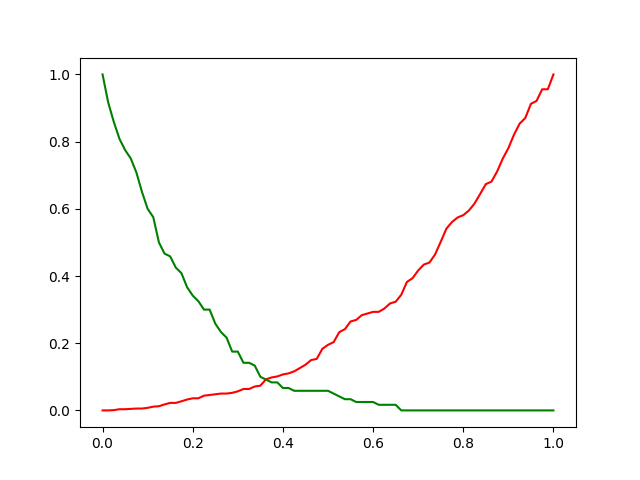

Reproduce this figure in Python.
import numpy as np
import matplotlib.pyplot as plt
import pandas as pd

def min_max(arr):
    min = arr[0]
    max = arr[0]

    for num in arr:
        if num < min:
            min = num
        elif num > max:
            max = num
    return min, max

def normalize(arr):
    min, max = min_max(arr)

    res = []
    for num in arr:
        res.append((num - min) / (max - min))

    return res


matched_scores_arr = np.loadtxt('similarity_matched.txt')
mismatched_scores_arr = np.loadtxt('similarity_mismatched.txt')

x_frr = []
y_frr = []

cp = len(matched_scores_arr) 

for x in range(20, 101):
    fn = 0
    for score in matched_scores_arr:
        if score < x:
            fn += 1

    tp = cp - fn
    fnr = fn / cp

    frr = fnr * fn / (tp + fn)
    x_frr.append(x)
    y_frr.append(frr)

#plt.plot(x_frr, y_frr, 'r')
#plt.show()

x_far = []
y_far = []

cn = len(mismatched_scores_arr)

for x in range(-100, -19):
    fp = 0
    for score in mismatched_scores_arr:
        if score > x:
            fp += 1
    fpr = fp / cn
    x_far.append(x)
    y_far.append(fpr)

#plt.plot(x_far, y_far, 'g')
#plt.show()

plt.plot(normalize(x_frr), normalize(y_frr), 'r', normalize(x_far), normalize(y_far), 'g')
plt.show()
